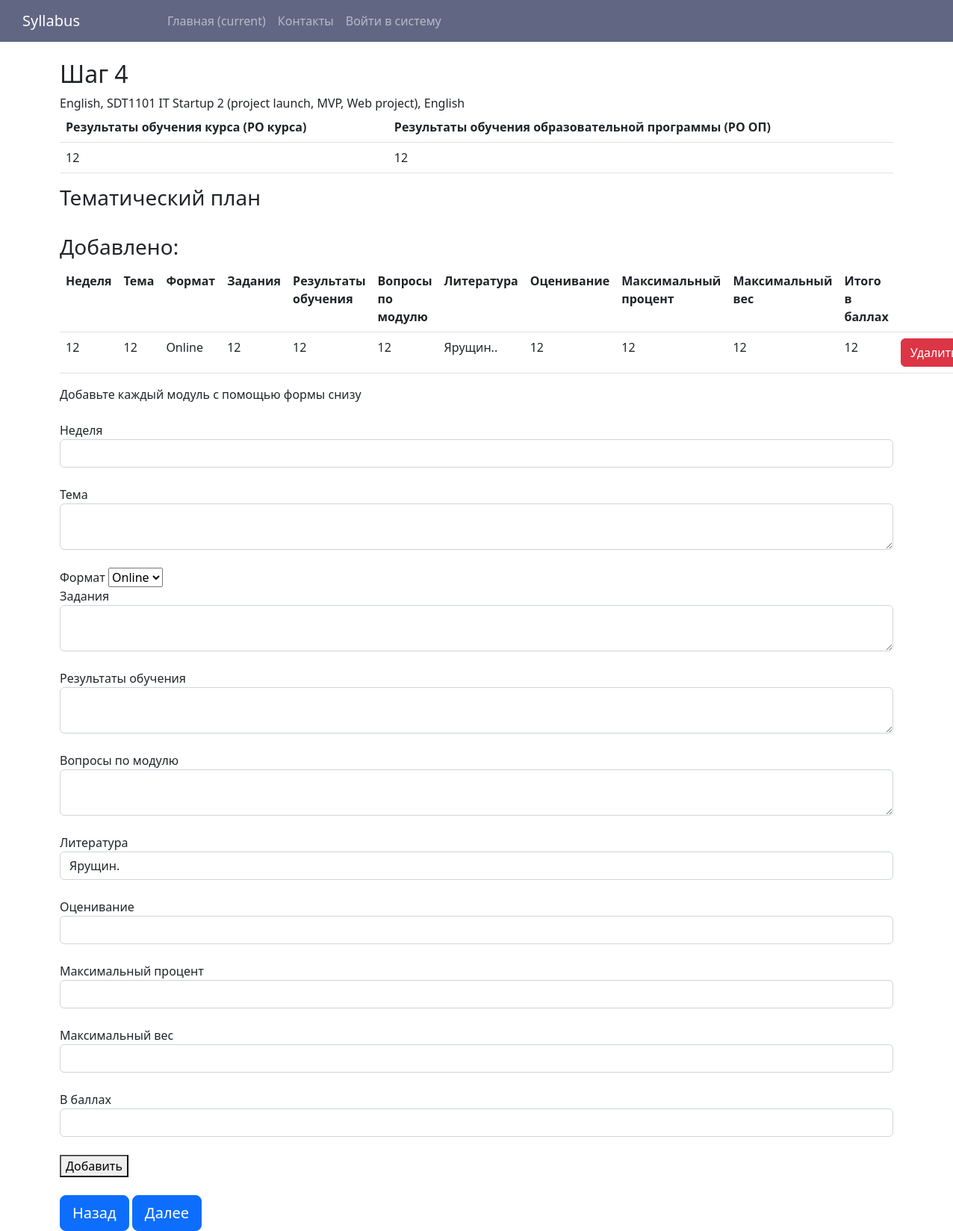
The page /add_module/47 on the database its author committed.
### syllabuses/models.py (models this page shows, shortened)
class Syllabus(models.Model):
    syllabus_name = models.CharField('Название силлабуса', max_length=255)
    course = models.ForeignKey(Course, on_delete=models.CASCADE, null=True, verbose_name='Дисциплина')
    training_level = models.ForeignKey(EduLevel, on_delete=models.CASCADE, null=True, verbose_name='Уровень обучения')
    language_of_education = models.ForeignKey(Language, on_delete=models.CASCADE, null=True, verbose_name='Язык обучения')
    proficiency_level = models.ForeignKey(Proficiency, on_delete=models.CASCADE, null=True, verbose_name='Уровень владения языком')
    total_hours = models.IntegerField('Всего часов', null=True)
    classroom_hours = models.IntegerField('Классных часов', null=True)
    semester=models.IntegerField('Семестр', null=True)
    ects = models.IntegerField('ects кредиты', null=True)
    iw_hours = models.IntegerField('СРОП часов', null=True)
    prerequisites = models.TextField('Пререквизиты', blank=False)
    format_of_training = models.ForeignKey(Format,on_delete=models.CASCADE, null=True, verbose_name='Формат обучения')
    edu_programms = models.TextField('Образовательные программы', blank=False)
    time_place = models.TextField('Время и место проведения',blank=False)
    instructor = models.ForeignKey(CustomUser, on_delete=models.CASCADE, blank=True, verbose_name='Инструктор/Преподаватель')
    course_objective = models.TextField('Цель курса',blank=False)
    document = models.FileField('Файл', null=True, blank=True)
    agreed_with = models.ForeignKey(Director, on_delete=models.CASCADE, null=True, verbose_name='Согласовывает: ')
    status = models.ForeignKey(Status, on_delete=models.CASCADE, null=True)
    course_philosophy = models.TextField('Философия курса', blank=False)
    course_etics = models.TextField('Политика курса', blank=False)
    asu = models.BooleanField('На основе ASU', default=0)
    def __str__(self):
        return f"{self.syllabus_name}, {self.course}, {self.language_of_education}"

class Course(models.Model):
    name = models.CharField('Название дисциплины', max_length=255)
    code = models.CharField('Код', max_length=255)
    def __str__(self):
        return f"{self.code} {self.name}"

class Language(models.Model):
    title = models.CharField('Язык', max_length=255)
    def __str__(self):
        return f"{self.title}"

class CourseLO(models.Model):
    syllabus = models.ForeignKey(Syllabus, on_delete=models.CASCADE, null=True, verbose_name='Силлабус')
    type = models.BooleanField('Тип РО', default=0)
    info = models.TextField('Результаты обучения', blank=False)

class Module(models.Model):
    syllabus = models.ForeignKey(Syllabus, on_delete=models.CASCADE, null=True)
    week = models.IntegerField('Неделя', null=True)
    theme = models.TextField('Тема', blank=False)
    format = models.ForeignKey(Format, on_delete=models.CASCADE, null=True)
    tasks = models.TextField('Задания', blank=False)
    course_lo = models.TextField('Результаты обучения', blank=False)
    questions = models.TextField('Вопросы по модулю', blank=False)
    literature = models.ForeignKey(LiteratureInSyllabus, on_delete=models.CASCADE, null=True)
    grading = models.TextField('Оценивание', blank=False)
    max_percent = models.IntegerField('Максимальный процент', null=True)
    max_weight = models.IntegerField('Максимальный вес', null=True)
    total_in_points = models.IntegerField('В баллах', null=True)

class Format(models.Model):
    type = models.CharField('формат', max_length=255)
    def __str__(self):
        return f"{self.type}"

class LiteratureInSyllabus(models.Model):
    syllabus = models.ForeignKey(Syllabus, on_delete=models.CASCADE, null=True, verbose_name='Силлабус')
    literature = models.ForeignKey(Literature, on_delete=models.CASCADE, null=True, verbose_name='Литература')
    mandatory = models.BooleanField('Обязательная', default=0)
    def __str__(self):
        return f"{self.literature}."

class Literature(models.Model):
    course = models.ForeignKey(Course, on_delete=models.CASCADE, null=True, verbose_name='Дисциплина', related_name='literature_set')
    title = models.TextField('Название', blank=False)
    syllabus = models.ForeignKey(Syllabus, on_delete=models.CASCADE, null=True, verbose_name='Силлабус', related_name='literature_set')
    def __str__(self):
        return f"{self.title}."

### syllabuses/views.py (the view, shortened to what this page needs)
# urls.py: path('add_module/<int:syllabus_id>', views.add_module, name="add_module"),
def add_module(request, syllabus_id: int):
    syllabus = Syllabus.objects.get(pk=syllabus_id)
    return render(request, 'syllabuses/add_module.html',
                  {
                      'syllabus': syllabus,
                      'literatures': LiteratureInSyllabus.objects.filter(syllabus=syllabus),
                      'formats': Format.objects.all(),
                      'modules': Module.objects.filter(syllabus=syllabus).order_by('week'),
                      'lo11': CourseLO.objects.get(syllabus=syllabus, type=True),
                      'lo22': CourseLO.objects.get(syllabus=syllabus, type=False),
                    })

### syllabuses/templates/syllabuses/add_module.html (shortened to what this page needs)
{% extends 'syllabuses/base.html' %}
{% block content %}
<div class="container">
<br/>
<h2>Шаг 4</h2>{{syllabus}}
<table class="table">
  <tr>
    <th>Результаты обучения курса (РО курса)</th>
    <th>Результаты обучения образовательной программы (РО ОП)</th>
  </tr>
  <tr>
    <td>{{lo11.info}}</td>
    <td>{{lo22.info}}</td>
  </tr>
</table>
<h3>Тематический план</h3>
<br>
<h3>Добавлено:</h3>
<table class="table">
  <tr>
    <th>Неделя</th>
    <th>Тема</th>
    <th>Формат</th>
    <th>Задания</th>
    <th>Результаты обучения</th>
    <th>Вопросы по модулю</th>
    <th>Литература</th>
    <th>Оценивание</th>
    <th>Максимальный процент</th>
    <th>Максимальный вес</th>
    <th>Итого в баллах</th>
    <th></th>
  </tr>
  {% for module in modules %}
    <tr>
      <td>{{ module.week }}</td>
      <td>{{ module.theme }}</td>
      <td>{{ module.format }}</td>
      <td>{{ module.tasks }}</td>
      <td>{{ module.course_lo }}</td>
      <td>{{ module.questions }}</td>
      <td>{{ module.literature }}</td>
      <td>{{ module.grading }}</td>
      <td>{{ module.max_percent }}</td>
      <td>{{ module.max_weight }}</td>
      <td>{{ module.total_in_points }}</td>
      <td>
        <form method="POST" action="{% url 'delete_module' pk=module.id syllabus_id=syllabus.id %}">
          <button type="submit" class="btn btn-danger">Удалить</button>
        </form>
      </td>
    </tr>
  {% endfor %}
</table>
Добавьте каждый модуль с помощью формы снизу
<br/>
<br/>
<form method="post" id="module-form">
    <label>Неделя</label>
    <input class="form-control" type="number" name="week" form = "module-form">
    <br/>
    <label>Тема</label>
    <textarea class="form-control" name="theme" form = "module-form"></textarea>
    <br/>
    Формат
    <select class="form-input" form = "module-form" name="format">
        {% for f in formats %}
        <option value={{f.id}}>{{f.type}}</option>
        {% endfor %}
    </select>
    <br/>
    <label>Задания</label>
    <textarea class="form-control" name="tasks" form = "module-form"></textarea>
    <br/>
    <label>Результаты обучения</label>
    <textarea class="form-control" name="lo" form = "module-form"></textarea>
    <br/>
    <label>Вопросы по модулю</label>
    <textarea class="form-control" name="questions" form = "module-form"></textarea>
    <br/>
    Литература
    <select class="form-control"form = "module-form" name="liter">
        {% for literature in literatures %}
        <option value={{literature.id}}>{{literature.literature}}</option>
        {% endfor %}
    </select>
    <br/>
    <label>Оценивание</label>
    <input class="form-control" type="text" name="grading" form = "module-form">
    <br/>
    <label>Максимальный процент</label>
    <input class="form-control" type="number" name="maxpercent" form = "module-form">
    <br/>
    <label>Максимальный вес</label>
    <input class="form-control" type="number" name="maxvalue" form = "module-form">
    <br/>
    <label>В баллах</label>
    <input class="form-control" type="number" name="total_in_points" form = "module-form">
    <br/>
    <button type="submit">Добавить</button>
</form>
<br/>
<a href="{% url 'next_step' syllabus.id %}" class="btn btn-primary btn-lg">Назад</a>
<a href="{% url 'add_policy' syllabus.id %}" class="btn btn-primary btn-lg">Далее</a>
</div>
{% endblock %}

### rows shown on the page
Syllabus: syllabus_name+course+language_of_education "English, SDT1101 IT Startup 2 (project launch, MVP, Web project), English"
CourseLO: info "12"
CourseLO: info "12"
Module: week "12", theme "12", format "Online", tasks "12", course_lo "12", questions "12", literature "Ярущин..", grading "12", max_percent "12", max_weight "12", total_in_points "12"

### other values the page prints
form field format "Online"
form field liter "Ярущин."
